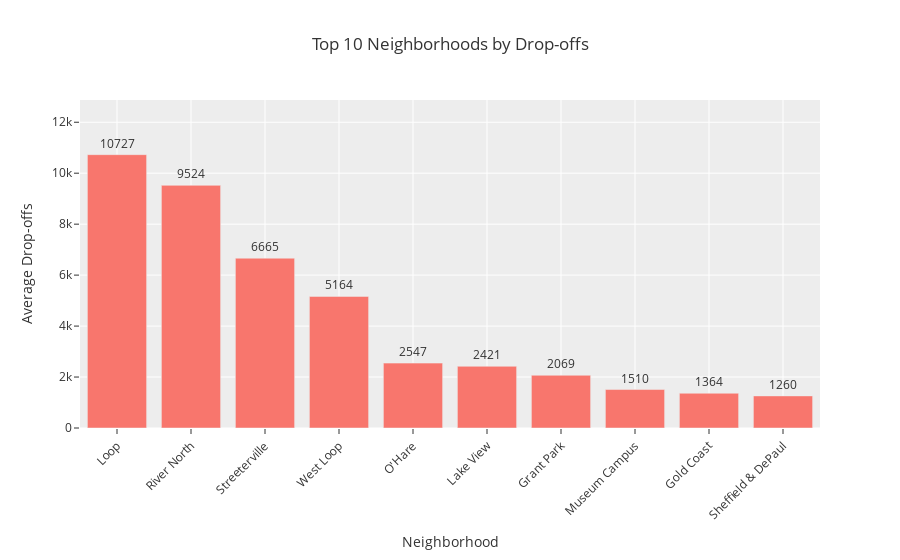

This figure's notebook cell:
### Markdown cell above
In this section, we look at which neighborhoods in Chicago have the most drop-offs. By focusing on the top 10 neighborhoods, we can see where passengers are most active and where ride-sharing demand is the highest.

**Steps**:
- Find the top 10 neighborhoods with the most average drop-offs.
- Create a bar chart to show the results.

**Goal**: 
To figure out which neighborhoods need more focus for ride-sharing services and understand where passengers go most often.

### Code cell
top_10_neighborhoods = neighborhoods_data.sort_values(by='average_trips', ascending=False).head(10)
max_value = top_10_neighborhoods['average_trips'].max()

# Create a bar chart
fig = px.bar(top_10_neighborhoods,
             x='dropoff_location_name',
             y='average_trips',
             title="Top 10 Neighborhoods by Drop-offs",
             labels={'dropoff_location_name': 'Neighborhood', 'average_trips': 'Average Drop-offs'},
             text='average_trips',
             template='ggplot2')

# Format text to show integer values instead of long decimals
fig.update_traces(texttemplate='%{text:.0f}', textposition='outside')

fig.update_layout(yaxis=dict(title='Average Drop-offs',
                             automargin=True,
                             range=[0, max_value * 1.2]),
                             xaxis_tickangle=-45)

# Display the plot
fig.show()

### Figure 1 — Plotly figure (JSON) as saved in the notebook; plotly's stock layout.template omitted (floating-point values rounded to 4 significant figures)
{"data": [{"alignmentgroup": "True", "hovertemplate": "Neighborhood=%{x}<br>Average Drop-offs=%{text}<extra></extra>", "legendgroup": "", "marker": {"color": "#F8766D", "pattern": {"shape": ""}}, "name": "", "offsetgroup": "", "orientation": "v", "showlegend": false, "text": [10730.0, 9524.0, 6665.0, 5164.0, 2547.0, 2421.0, 2069.0, 1510, 1364.0, 1260.0], "textposition": "outside", "texttemplate": "%{text:.0f}", "type": "bar", "x": ["Loop", "River North", "Streeterville", "West Loop", "O'Hare", "Lake View", "Grant Park", "Museum Campus", "Gold Coast", "Sheffield & DePaul"], "xaxis": "x", "y": [10730.0, 9524.0, 6665.0, 5164.0, 2547.0, 2421.0, 2069.0, 1510, 1364.0, 1260.0], "yaxis": "y"}], "layout": {"barmode": "relative", "legend": {"tracegroupgap": 0}, "title": {"text": "Top 10 Neighborhoods by Drop-offs"}, "xaxis": {"anchor": "y", "domain": [0, 1], "tickangle": -45, "title": {"text": "Neighborhood"}}, "yaxis": {"anchor": "x", "automargin": true, "domain": [0, 1], "range": [0, 12870.0], "title": {"text": "Average Drop-offs"}}}}
